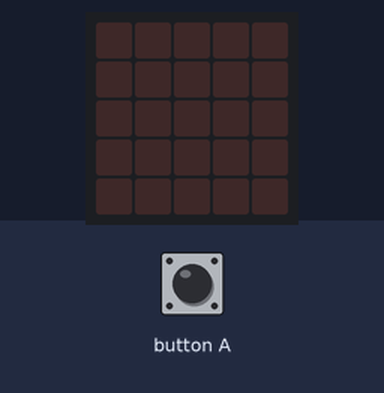
A program run on a simulated BBC micro:bit (MakeCode). Parts: the board's 5×5 LED display. Inputs (shaded band) come from the test bench.

Above: at 1.2 s.
1.3 s: button A pressed for 0.15 s
At 5.45 s:
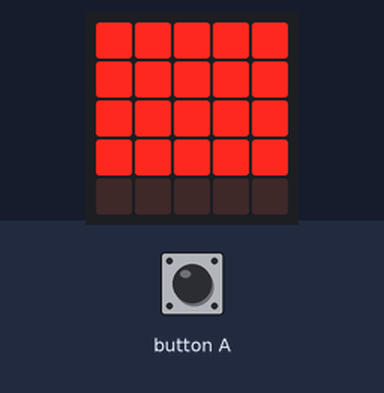
At 7.8 s:
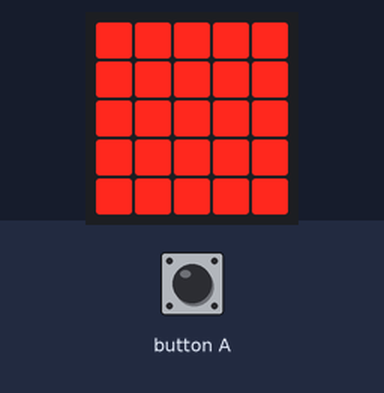
Timing chart, 0 to 9.3 s (numbered marks = the images above; inputs shaded):
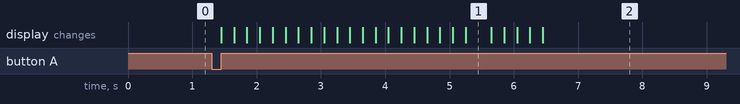

The program:

main.ts
```typescript
let x = 0
let y = 0
input.onButtonPressed(Button.A, function () {
    x = -1
    y = -1
    for (let index = 0; index < 2; index++) {
        x = -1
        y += 1
        for (let index = 0; index < 5; index++) {
            x += 1
            led.plot(x, y)
            basic.pause(200)
        }
        y += 1
        for (let index = 0; index < 5; index++) {
            led.plot(x, y)
            x += -1
            basic.pause(200)
        }
    }
    y += 1
    for (let index = 0; index < 6; index++) {
        led.plot(x, y)
        x += 1
        basic.pause(200)
    }
})
```

test.ts
```typescript
// 在這裡測試；當此封包作為擴充功能時，將不會編譯此內容。
```

Measured:
- after the input at 1.3 s, the display: first changes after 0.15 s (image 1 shows a later state)
- what the display in image 1 shows lasts 0.4 s, from 5.3 s to 5.7 s
